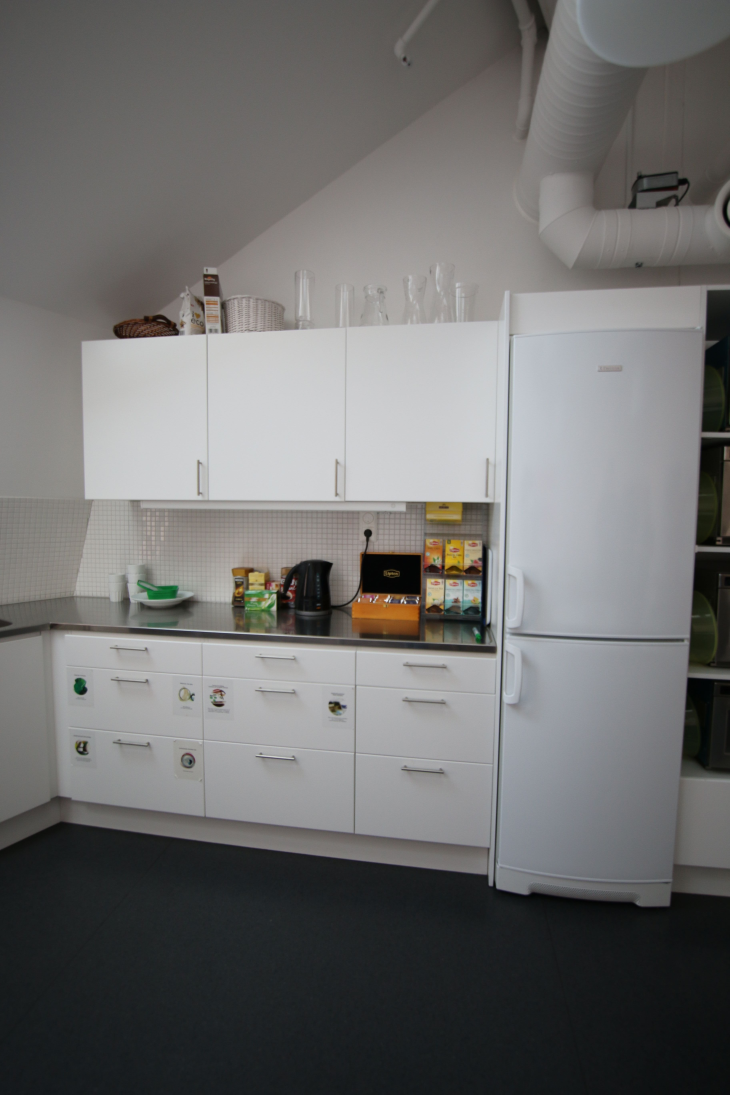
#> input picture LunchRoom/LunchRoom/img30.jpg, 3648 x 5472 px, found by its file name (shown at 1/5 size)
$ python hough_detector.py
#> lines starting #> are read from the running program, lines starting #| are printed output that depends on the picture; after the words box and inside, x2 and y2 are one past the last pixel; in counts of white or black regions, pixels touching at a corner belong together
import cv2
import numpy as np

img = cv2.imread('My Images/img30.jpg')
#> img is the input picture: shape (5472, 3648, 3); mean B, G, R 110.3, 111, 111.4
gray = cv2.cvtColor(img,cv2.COLOR_BGR2GRAY)
edges = cv2.Canny(gray,50,150,apertureSize = 3)
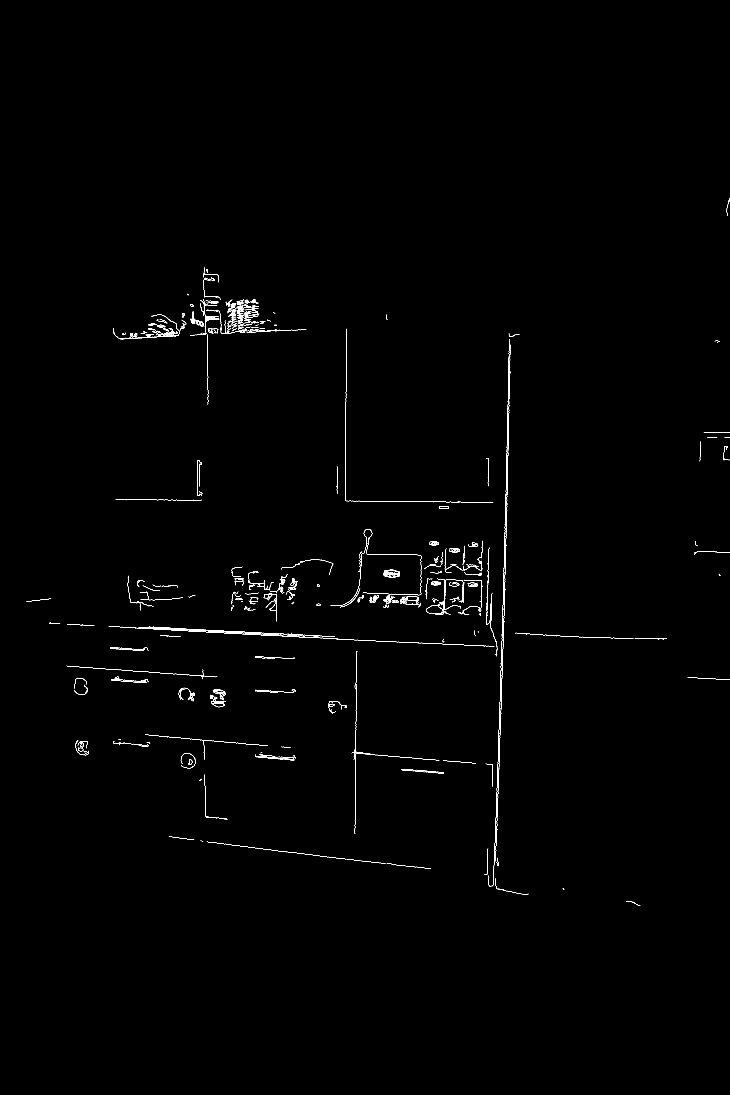
#> edges: shape (5472, 3648) (shown at 1/5 size); 0.26% white in thin lines or dots, all inside (x1, y1, x2, y2) = (131, 993, 3648, 4530)

lines = cv2.HoughLines(edges,1,np.pi/180,300)
#> lines = [[2620, 0.0349], [2626, 0.0349], [3091, 1.62], [3102, 1.62], [3096, 1.62], [4052, 1.69], [2574, 0.0175], [3596, 1.66], [3300, 1.64], [2579, 0.0175]]
for item in lines:
    for rho,theta in item:
        a = np.cos(theta)
        b = np.sin(theta)
        x0 = a*rho
        y0 = b*rho
        x1 = int(x0 + 1000*(-b))
        y1 = int(y0 + 1000*(a))
        x2 = int(x0 - 1000*(-b))
        y2 = int(y0 - 1000*(a))

        cv2.line(img,(x1,y1),(x2,y2),(0,0,255),2)
#> this loop made 10 passes

img = cv2.resize(img, (400, 400))
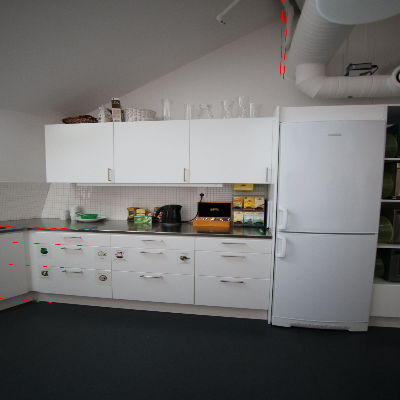
#> img: shape (400, 400, 3); mean B, G, R 110.1, 110.8, 111.5
cv2.imshow('hough lines', img)
cv2.waitKey(0)
cv2.destroyAllWindows()
#cv2.imwrite('houghlines3.jpg',img)

$ run again, with LunchRoom/LunchRoom/img01.jpg copied over LunchRoom/LunchRoom/img30.jpg
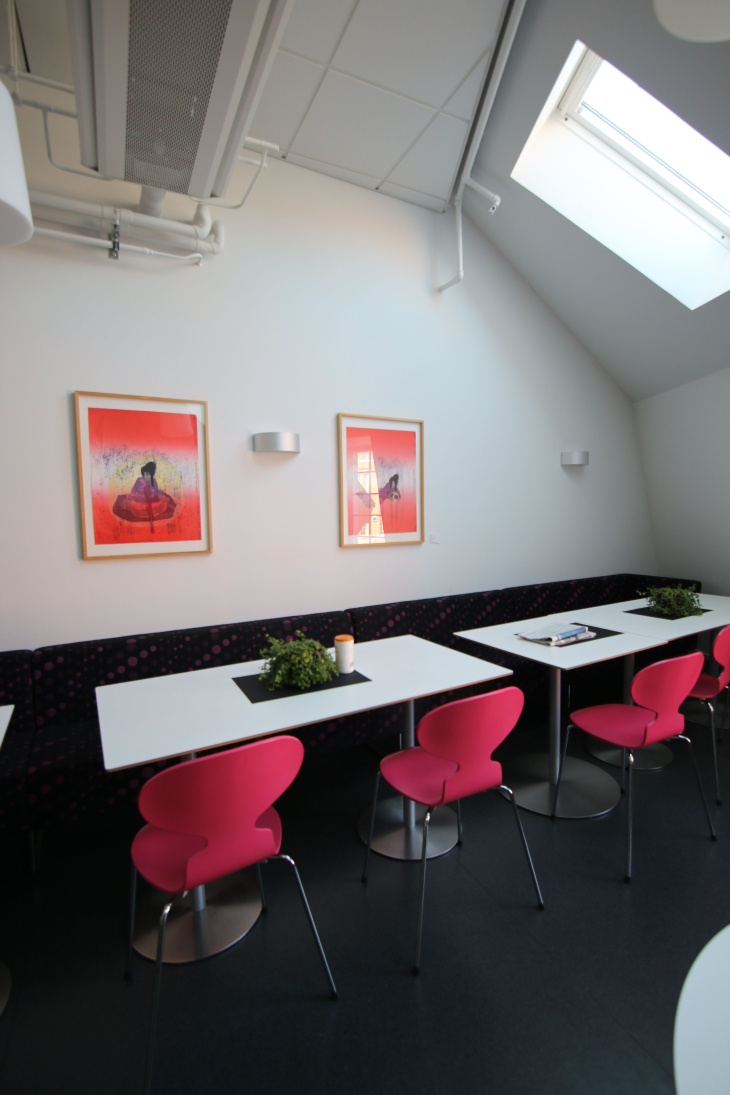
#> input picture LunchRoom/LunchRoom/img01.jpg, 3648 x 5472 px, found by its file name (shown at 1/5 size)
#> img is the input picture: shape (5472, 3648, 3); mean B, G, R 113.5, 112, 118.5
#> `edges = cv2.Canny(gray,50,150,apertureSize = 3)`:
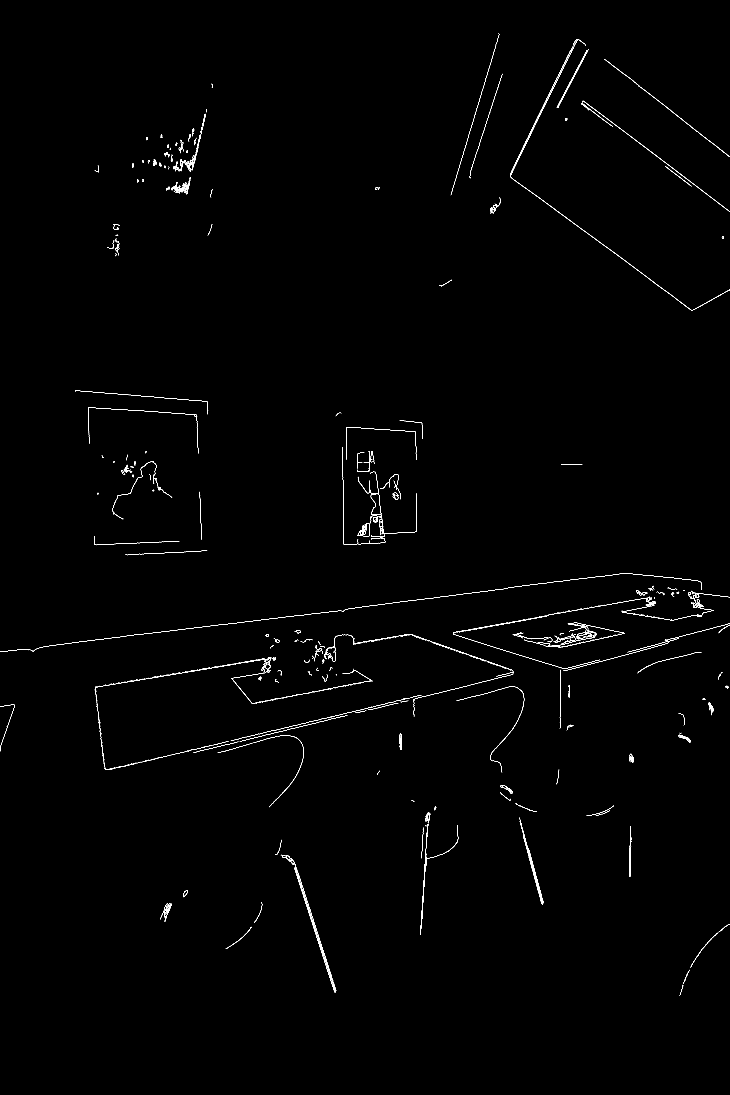
#> edges: shape (5472, 3648) (shown at 1/5 size); 0.3% white in thin lines or dots, all inside (x1, y1, x2, y2) = (0, 166, 3648, 4979)
#> lines = 15 rows, first 8: [-1353, 2.22], [3234, 1.45], [-63, 2.83], [-783, 2.2], [-58, 2.83], [2674, 0.454], [-1629, 2.23], [3505, 1.4]
#> the loop `for item in lines:` made 15 passes
#> `img = cv2.resize(img, (400, 400))`:
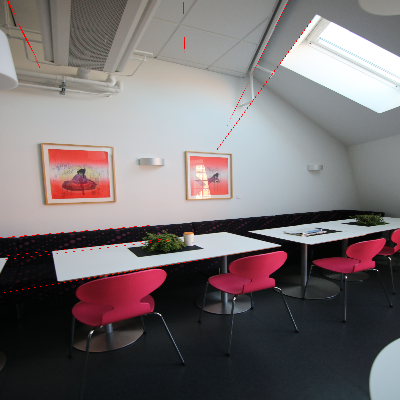
#> img: shape (400, 400, 3); mean B, G, R 113.2, 111.7, 118.8

$ run again, with LunchRoom/LunchRoom/img02.jpg copied over LunchRoom/LunchRoom/img30.jpg
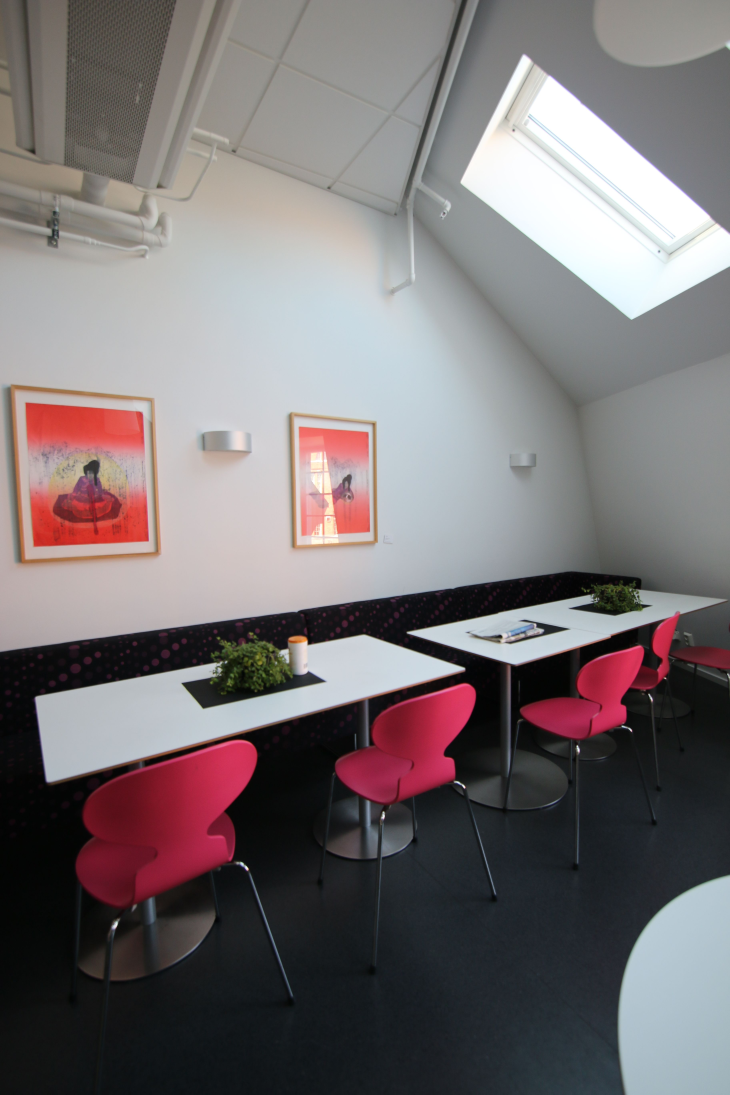
#> input picture LunchRoom/LunchRoom/img02.jpg, 3648 x 5472 px, found by its file name (shown at 1/5 size)
#> img is the input picture: shape (5472, 3648, 3); mean B, G, R 115.4, 113.8, 120.6
#> `edges = cv2.Canny(gray,50,150,apertureSize = 3)`:
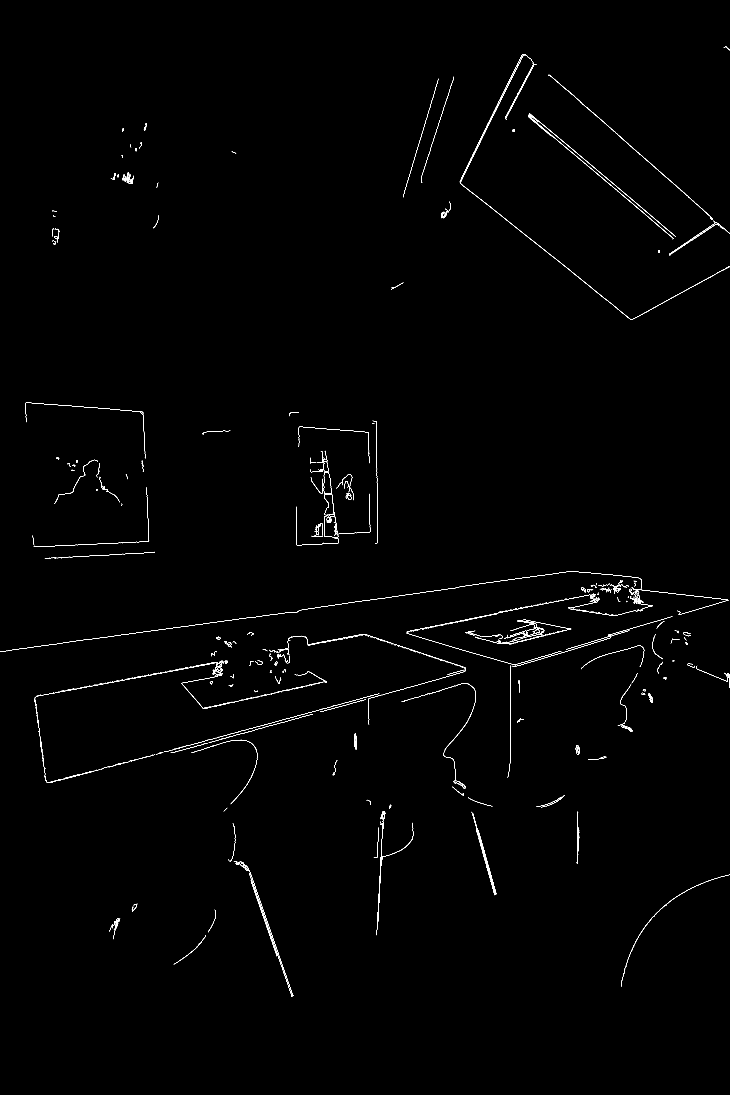
#> edges: shape (5472, 3648) (shown at 1/5 size); 0.31% white in thin lines or dots, all inside (x1, y1, x2, y2) = (0, 231, 3648, 4985)
#> lines = 22 rows, first 8: [3228, 1.43], [-1254, 2.27], [3842, 1.31], [-1267, 2.27], [2464, 0.454], [-743, 2.25], [2126, 0.0524], [237, 2.81]
#> the loop `for item in lines:` made 22 passes
#> `img = cv2.resize(img, (400, 400))`:
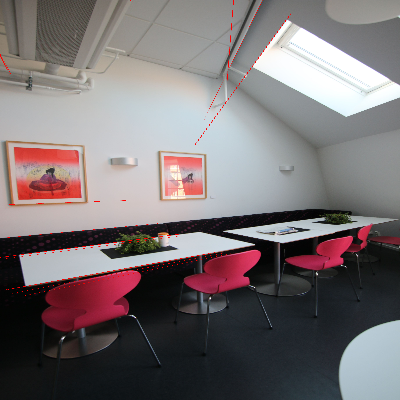
#> img: shape (400, 400, 3); mean B, G, R 114.9, 113.3, 121

$ run again, with LunchRoom/LunchRoom/img03.jpg copied over LunchRoom/LunchRoom/img30.jpg
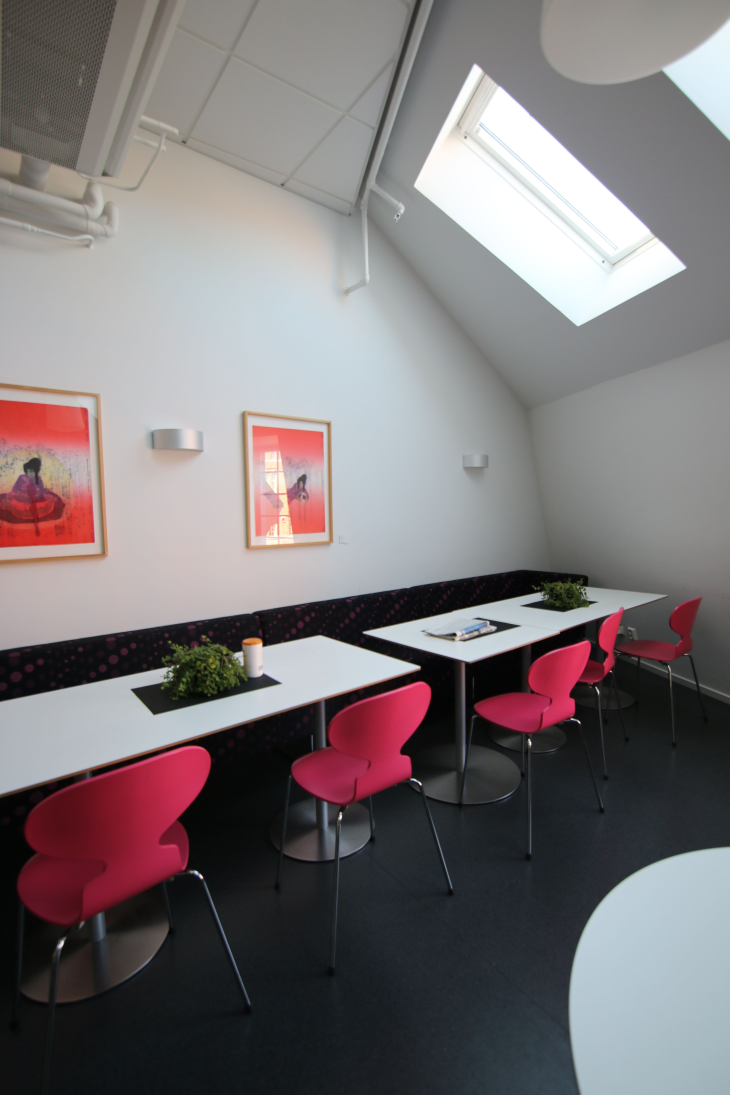
#> input picture LunchRoom/LunchRoom/img03.jpg, 3648 x 5472 px, found by its file name (shown at 1/5 size)
#> img is the input picture: shape (5472, 3648, 3); mean B, G, R 119.3, 117.6, 124
#> `edges = cv2.Canny(gray,50,150,apertureSize = 3)`:
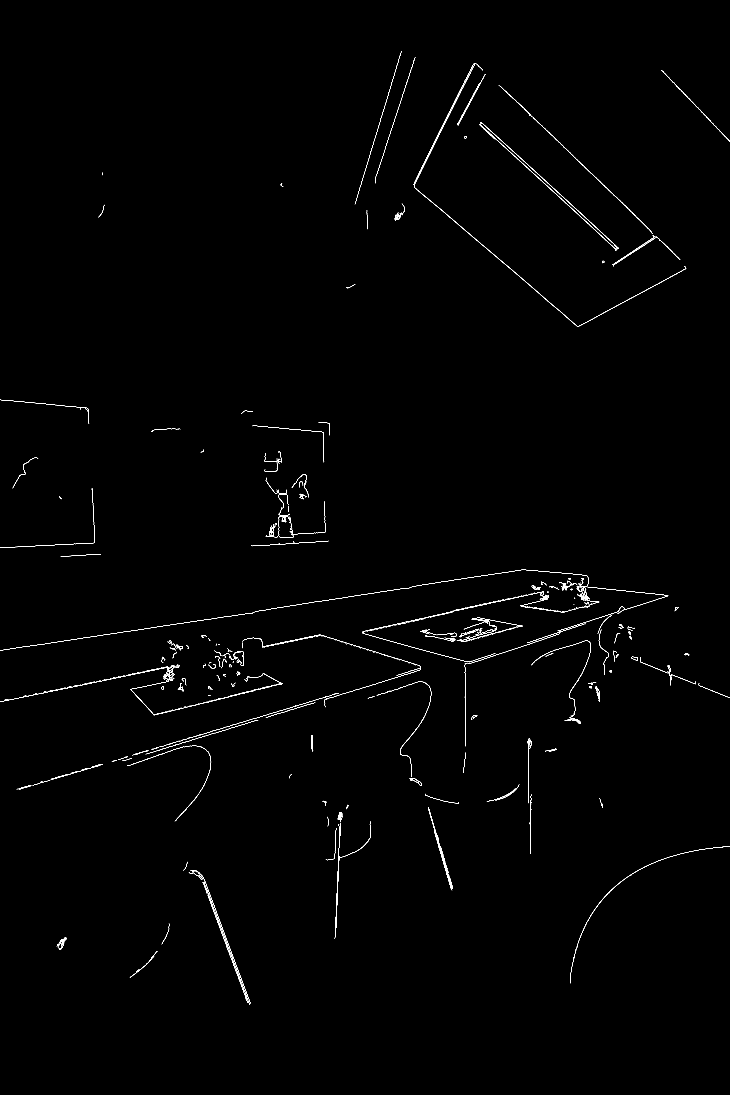
#> edges: shape (5472, 3648) (shown at 1/5 size); 0.29% white in thin lines or dots, all inside (x1, y1, x2, y2) = (0, 255, 3648, 5022)
#> lines = 16 rows, first 8: [3819, 1.27], [3219, 1.41], [-1430, 2.34], [3436, 1.36], [1995, 0.297], [2061, 0.314], [2735, 1.52], [2797, 1.08]
#> the loop `for item in lines:` made 16 passes
#> `img = cv2.resize(img, (400, 400))`:
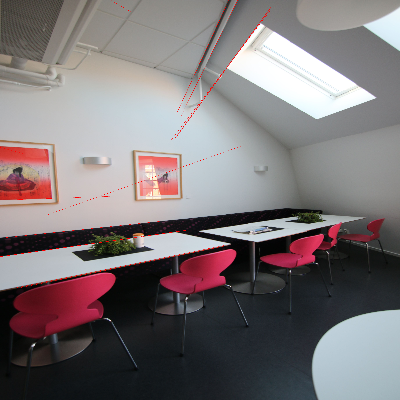
#> img: shape (400, 400, 3); mean B, G, R 118.9, 117.1, 124.3
